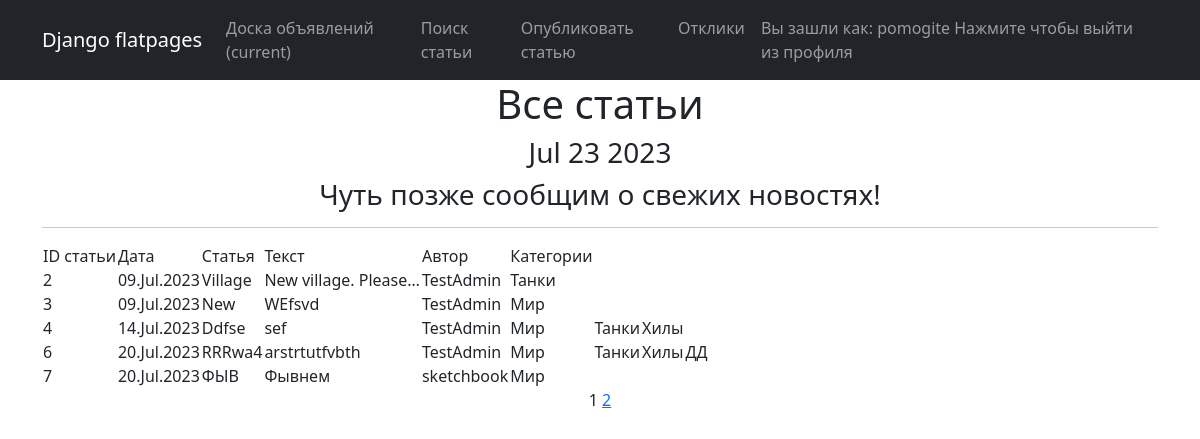
/board/ (signed in), run on the app's committed database.
### news/models.py (models this page shows, shortened)
class Post(models.Model):
    author = models.ForeignKey(User, on_delete=models.CASCADE)
    dateCreation = models.DateTimeField(auto_now_add=True)
    postCategory = models.ManyToManyField(Category) # through='PostCategory')
    title = models.CharField(max_length=128, unique=True)
    text = models.TextField()
    upload = models.FileField(upload_to='uploads/', default=None, null=True, blank=True)

class Category(models.Model):
    name = models.CharField(max_length=64, unique=True)

### news/views.py (the view)
# urls.py: path('', PostList.as_view(), name='board'),
class PostList(LoginRequiredMixin, ListView):
    model = Post
    ordering = 'dateCreation'
    template_name = 'board.html'
    context_object_name = 'board'
    paginate_by = 5
    def get_context_data(self, **kwargs):
        context = super().get_context_data(**kwargs)
        context['time_now'] = datetime.utcnow()
        context['next_sale'] = None
        return context

### news/templatetags/castom_tags.py (called while the page is built)
@register.simple_tag()
def current_time(format_string='%b %d %Y'):
    return datetime.utcnow().strftime(format_string)

@register.simple_tag(takes_context=True)
def url_replace(context, **kwargs):
   d = context['request'].GET.copy()
   for k, v in kwargs.items():
       d[k] = v
   return d.urlencode()

### templates/board.html (shortened to what this page needs)
    {% extends 'flatpages/default.html' %}
{% load castom_tags %}
{% block content %}
    <h1>Все статьи</h1>
    <h3>{% current_time '%b %d %Y' %}</h3>
    <h3>{{ next_sale|default_if_none:"Чуть позже сообщим о свежих новостях!" }}</h3>
    <hr>
        {% if board %}
            <table>
                <tr>
                    <td>ID статьи</td>
                    <td>Дата</td>
                    <td>Статья</td>
                    <td>Текст</td>
                    <td>Автор</td>
                    <td>Категории</td>
                    {% for post in board %}
                        <tr>
                            <td>{{ post.id }}</td>
                            <td>{{ post.dateCreation|date:"d.M.Y" }}</td>
                            <td><a class="nav-link" href="/board/{{post.id}}">{{ post.title }}  </a></td>
                            <td>{{ post.text|truncatechars:20  }}</td>
                            <td>{{ post.author }}</td>
                            {% for cate in post.postCategory.all %}
                                <td>{{ cate.name }}</td>
                            {% endfor %}
                        </tr>
                    {% endfor %}
                </tr> <!— Не забываем закрыть HTML-тег строки —>
            </table> <!— ... и таблицы —>
        {% else %}
            <h2>Новостей нет!</h2>
        {% endif %}
        {{ page_obj.number }}
        {% if page_obj.has_next %}
           <a href="?{% url_replace page=page_obj.next_page_number %}">{{ page_obj.next_page_number }}</a>
        {% endif %}
{% endblock content %}

### templates/flatpages/default.html (shortened to what this page needs)
{% load static %}
        <link href="{% static 'css/styles.css' %}" rel="stylesheet" />
    </head>
    <body>
        <nav class="navbar navbar-expand-lg navbar-dark bg-dark static-top">
            <div class="container">
                <a class="navbar-brand" href="#">Django flatpages</a>
               <div class="collapse navbar-collapse" id="navbarResponsive">
                   <ul class="navbar-nav ml-auto">
                       <li class="nav-item active">
                           <a class="nav-link" href="/board/">Доска объявлений
                               <span class="sr-only">(current)</span>
                           </a>
                       </li>
                       <li class="nav-item active">
                           <a class="nav-link" href="/board/search/">Поиск статьи</a>
                       </li>
                       <li class="nav-item active">
                           <a class="nav-link" href="/board/create/">Опубликовать статью</a>
                       </li>
                       <li class="nav-item active">
                           <a class="nav-link" href="/board/responses/">Отклики</a>
                       </li>
                       <li class="nav-item">
                               <a class="nav-link" href="/accounts/logout/">Вы зашли как: {{ request.user }} Нажмите чтобы выйти из профиля</a>
                       </li>
                   </ul>
               </div>
           </div>
        </nav>
      <div class="container">
           <div class="row">
               <div class="col-lg-12 text-center">
                   {% block content %}{% endblock content %}
               </div>
           </div>
        </div>
    </body>
</html>

### data on the page
Post: id "2", dateCreation "09.Jul.2023", title "Village", text "New village. Please…", author "TestAdmin"
Category: name "Танки"
Post: id "3", dateCreation "09.Jul.2023", title "New", text "WEfsvd", author "TestAdmin"
Category: name "Мир"
Post: id "4", dateCreation "14.Jul.2023", title "Ddfse", text "sef", author "TestAdmin"
Category: name "Хилы"
Post: id "6", dateCreation "20.Jul.2023", title "RRRwa4", text "arstrtutfvbth", author "TestAdmin"
Category: name "ДД"
Post: id "7", dateCreation "20.Jul.2023", title "ФЫВ", text "Фывнем", author "sketchbook"

### other printed values
{{ request.user }} "pomogite"
{{ next_sale|default_if_none:"Чуть позже сообщим о свежих новостях!" }} "Чуть позже сообщим о свежих новостях!"
{{ page_obj.number }} "1"
{{ page_obj.next_page_number }} "2"
